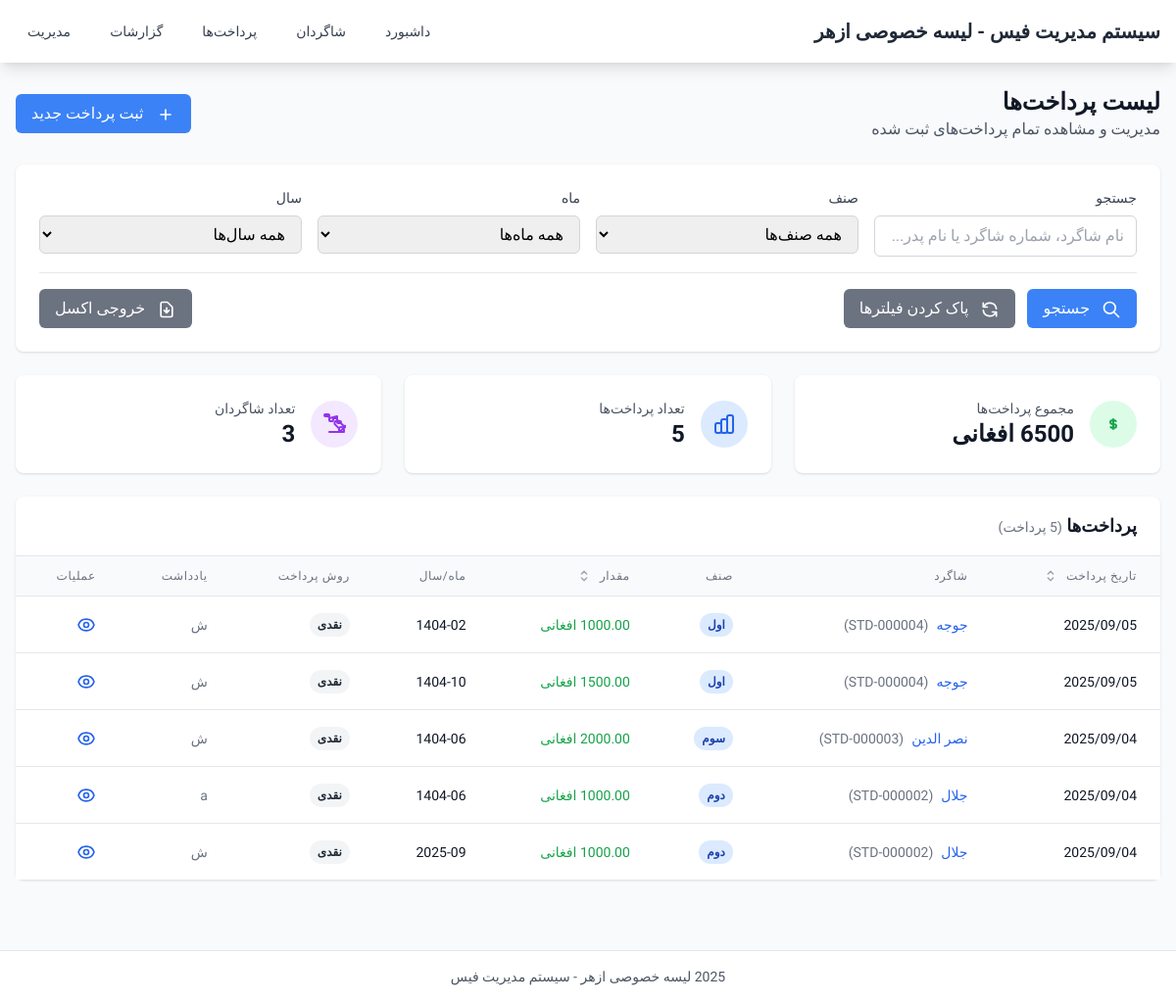
/payments/, run on an earlier commit of the app's database.
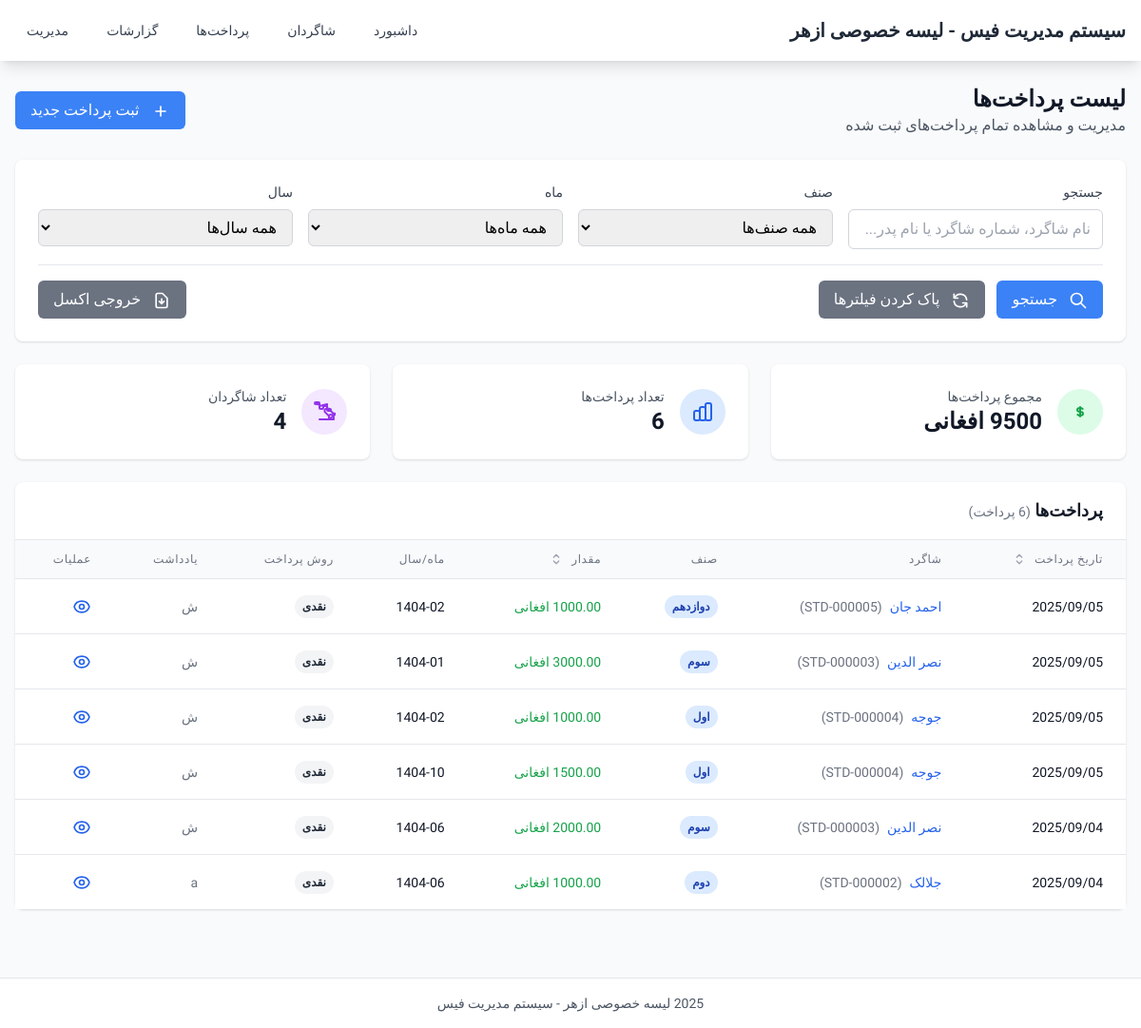
And on a later commit of the database.
### school_management/models.py (models this page shows, shortened)
class FeePayment(models.Model):
    PAYMENT_METHODS = [
        ('نقدی', 'نقدی'),
        ('چک', 'چک'),
        ('انتقال بانکی', 'انتقال بانکی'),
    ]
    student = models.ForeignKey(
        Student,
        on_delete=models.CASCADE,
        related_name='payments',
        verbose_name="شاگرد"
    )
    payment_date = models.DateField(
        default=timezone.now,
        verbose_name="تاریخ پرداخت"
    )
    amount = models.DecimalField(
        max_digits=10,
        decimal_places=2,
        validators=[MinValueValidator(Decimal('0.01'))],
        verbose_name="مقدار"
    )
    month_year = models.CharField(
        max_length=7,
        help_text="فرمت: YYYY-MM",
        verbose_name="ماه/سال"
    )
    payment_method = models.CharField(
        max_length=20,
        choices=PAYMENT_METHODS,
        default='نقدی',
        verbose_name="طریقه پرداخت"
    )
    notes = models.TextField(
        blank=True,
        null=True,
        verbose_name="یادداشت"
    )
    created_at = models.DateTimeField(
        auto_now_add=True,
        verbose_name="تاریخ ایجاد"
    )
    class Meta:
        verbose_name = "پرداخت فیس"
        verbose_name_plural = "پرداخت‌های فیس"
        ordering = ['-payment_date']

class Student(models.Model):
    student_id = models.CharField(
        max_length=50,
        unique=True,
        verbose_name="شماره شاگرد",
        blank=True,
        null=True,
        editable=False,
    )
    name = models.CharField(
        max_length=255,
        verbose_name="نام شاگرد"
    )
    father_name = models.CharField(
        max_length=255,
        verbose_name="نام پدر"
    )
    class_name = models.CharField(
        max_length=100,
        verbose_name="صنف"
    )
    phone = models.CharField(
        max_length=20,
        blank=True,
        null=True,
        verbose_name="تلفن"
    )
    monthly_fee = models.DecimalField(
        max_digits=10,
        decimal_places=2,
        validators=[MinValueValidator(Decimal('0.01'))],
        verbose_name="فیس ماهانه"
    )
    registration_date = models.DateField(
        default=timezone.now,
        verbose_name="تاریخ ثبت نام"
    )
    is_active = models.BooleanField(
        default=True,
        verbose_name="فعال"
    )
    created_at = models.DateTimeField(
        auto_now_add=True,
        verbose_name="تاریخ ایجاد"
    )
    updated_at = models.DateTimeField(
        auto_now=True,
        verbose_name="تاریخ به روز رسانی"
    )
    class Meta:
        verbose_name = "شاگرد"
        verbose_name_plural = "شاگردان"
        ordering = ['name']

### school_management/views.py (the view, shortened to what this page needs)
# urls.py: path('payments/', views.payment_list, name='payment_list'),
def payment_list(request):
    qs = FeePayment.objects.select_related('student')
    search = request.GET.get('search', '').strip()
    class_filter = request.GET.get('class', '').strip()
    month = request.GET.get('month', '').strip()
    year = request.GET.get('year', '').strip()
    student_id = request.GET.get('student', '').strip()
    if search:
        qs = qs.filter(
            Q(student__name__icontains=search) |
            Q(student__student_id__icontains=search) |
            Q(student__father_name__icontains=search)
        )
    if class_filter:
        qs = qs.filter(student__class_name=class_filter)
    try:
        month_int = int(month) if month else None
    except ValueError:
        month_int = None
    try:
        year_int = int(year) if year else None
    except ValueError:
        year_int = None
    if year_int and month_int:
        qs = qs.filter(month_year=f"{year_int}-{month_int:02d}")
    elif year_int:
        qs = qs.filter(month_year__startswith=f"{year_int}-")
    elif month_int:
        qs = qs.filter(month_year__endswith=f"-{month_int:02d}")
    if student_id:
        qs = qs.filter(student_id=student_id)
    sort = request.GET.get('sort', 'payment_date')
    sort_dir = request.GET.get('dir', 'desc')
    sort_map = {
        'payment_date': 'payment_date',
        'amount': 'amount',
    }
    sort_field = sort_map.get(sort, 'payment_date')
    if sort_dir == 'asc':
        qs = qs.order_by(sort_field, '-id')
    else:
        qs = qs.order_by(f'-{sort_field}', '-id')
    aggregate = qs.aggregate(
        total_amount=Sum('amount'),
        payments_count=Count('id'),
        unique_students=Count('student', distinct=True),
    )
    total_amount = aggregate['total_amount'] or Decimal('0.00')
    payments_count = aggregate['payments_count'] or 0
    unique_students = aggregate['unique_students'] or 0
    paginator = Paginator(qs, 20)
    page_number = request.GET.get('page')
    page_obj = paginator.get_page(page_number)
    class_choices = list(
        Student.objects.values_list('class_name', 'class_name').distinct().order_by('class_name')
    )
    month_choices = [
        (1, 'حمل'), (2, 'ثور'), (3, 'جوزا'), (4, 'سرطان'),
        (5, 'اسد'), (6, 'سنبله'), (7, 'میزان'), (8, 'عقرب'),
        (9, 'قوس'), (10, 'جدی'), (11, 'دلو'), (12, 'حوت')
    ]
    available_years = list(range(1300, 1601))
    context = {
        'page_obj': page_obj,
        'payments': page_obj,
        'total_amount': total_amount,
        'payments_count': payments_count,
        'unique_students': unique_students,
        'class_choices': class_choices,
        'month_choices': month_choices,
        'available_years': available_years,
        'students': Student.objects.filter(is_active=True).order_by('name'),
        'selected_student': student_id,
    }
    return render(request, 'school_management/payment_list.html', context)

### templates/school_management/payment_list.html (shortened to what the changed rows need)
{% extends 'base.html' %}
{% block content %}
<div class="space-y-6">
    <div class="flex items-center justify-between">
        <div>
            <h2 class="text-2xl font-bold text-gray-900">لیست پرداخت‌ها</h2>
        </div>
    </div>
    {% if payments %}
    <div class="grid grid-cols-1 md:grid-cols-3 gap-6">
        <div class="bg-white rounded-lg shadow p-6">
            <div class="flex items-center">
                <div class="p-3 rounded-full bg-green-100 text-green-600">
                    <svg class="w-6 h-6" fill="none" stroke="currentColor" viewBox="0 0 24 24">
                        <path stroke-linecap="round" stroke-linejoin="round" stroke-width="2"
                            d="M12 8c-1.657 0-3 .895-3 2s1.343 2 3 2 3 .895 3 2-1.343 2-3 2m0-8c1.11 0 2.08.402 2.599 1M12 8V7m0 1v8m0 0v1m0-1c-1.11 0-2.08-.402-2.599-1">
                        </path>
                    </svg>
                </div>
                <div class="mr-4">
                    <p class="text-sm font-medium text-gray-600">مجموع پرداخت‌ها</p>
                    <p class="text-2xl font-bold text-gray-900">{{ total_amount }} افغانی</p>
                </div>
            </div>
        </div>
        <div class="bg-white rounded-lg shadow p-6">
            <div class="flex items-center">
                <div class="p-3 rounded-full bg-blue-100 text-blue-600">
                </div>
                <div class="mr-4">
                    <p class="text-sm font-medium text-gray-600">تعداد پرداخت‌ها</p>
                    <p class="text-2xl font-bold text-gray-900">{{ payments_count }}</p>
                </div>
            </div>
        </div>
        <div class="bg-white rounded-lg shadow p-6">
            <div class="flex items-center">
                <div class="p-3 rounded-full bg-purple-100 text-purple-600">
                </div>
                <div class="mr-4">
                    <p class="text-sm font-medium text-gray-600">تعداد شاگردان</p>
                    <p class="text-2xl font-bold text-gray-900">{{ unique_students }}</p>
                </div>
            </div>
        </div>
    </div>
    {% endif %}
    <div class="bg-white rounded-lg shadow">
        {% if payments %}
        <div class="overflow-x-auto">
            <table class="min-w-full divide-y divide-gray-200">
                <thead class="bg-gray-50">
                    <tr>
                        <th class="px-6 py-3 text-right text-xs font-medium text-gray-500 uppercase tracking-wider">
                            <a href="?{{ request.GET.urlencode }}&sort=payment_date" class="group inline-flex">
                                تاریخ پرداخت
                                <svg class="mr-2 h-4 w-4 text-gray-400 group-hover:text-gray-500" fill="none"
                                    stroke="currentColor" viewBox="0 0 24 24">
                                    <path stroke-linecap="round" stroke-linejoin="round" stroke-width="2"
                                        d="M8 9l4-4 4 4m0 6l-4 4-4-4"></path>
                                </svg>
                            </a>
                        </th>
                        <th class="px-6 py-3 text-right text-xs font-medium text-gray-500 uppercase tracking-wider">
                            شاگرد</th>
                        <th class="px-6 py-3 text-right text-xs font-medium text-gray-500 uppercase tracking-wider">صنف
                        </th>
                        <th class="px-6 py-3 text-right text-xs font-medium text-gray-500 uppercase tracking-wider">
                            <a href="?{{ request.GET.urlencode }}&sort=amount" class="group inline-flex">
                                مقدار
                                <svg class="mr-2 h-4 w-4 text-gray-400 group-hover:text-gray-500" fill="none"
                                    stroke="currentColor" viewBox="0 0 24 24">
                                    <path stroke-linecap="round" stroke-linejoin="round" stroke-width="2"
                                        d="M8 9l4-4 4 4m0 6l-4 4-4-4"></path>
                                </svg>
                            </a>
                        </th>
                        <th class="px-6 py-3 text-right text-xs font-medium text-gray-500 uppercase tracking-wider">
                            ماه/سال</th>
                        <th class="px-6 py-3 text-right text-xs font-medium text-gray-500 uppercase tracking-wider">روش
                            پرداخت</th>
                        <th class="px-6 py-3 text-right text-xs font-medium text-gray-500 uppercase tracking-wider">
                            یادداشت</th>
                        <th class="px-6 py-3 text-right text-xs font-medium text-gray-500 uppercase tracking-wider">
                            عملیات</th>
                    </tr>
                </thead>
                <tbody class="bg-white divide-y divide-gray-200">
                    {% for payment in payments %}
                    <tr class="hover:bg-gray-50">
                        <td class="px-6 py-4 whitespace-nowrap text-sm text-gray-900">
                            {{ payment.payment_date|date:"Y/m/d" }}
                        </td>
                        <td class="px-6 py-4 whitespace-nowrap">
                            <div class="flex items-center">
                                <div class="text-sm font-medium text-gray-900">
                                    <a href="{% url 'student_detail' payment.student.pk %}"
                                        class="text-blue-600 hover:text-blue-900">
                                        {{ payment.student.name }}
                                    </a>
                                </div>
                                <div class="text-sm text-gray-500 mr-2">
                                    ({{ payment.student.student_id }})
                                </div>
                            </div>
                        </td>
                        <td class="px-6 py-4 whitespace-nowrap">
                            <span
                                class="inline-flex px-2 py-1 text-xs font-semibold rounded-full bg-blue-100 text-blue-800">
                                {{ payment.student.class_name }}
                            </span>
                        </td>
                        <td class="px-6 py-4 whitespace-nowrap text-sm font-medium text-green-600">
                            {{ payment.amount }} افغانی
                        </td>
                        <td class="px-6 py-4 whitespace-nowrap text-sm text-gray-900">
                            {{ payment.month_year }}
                        </td>
                        <td class="px-6 py-4 whitespace-nowrap">
                            <span
                                class="inline-flex px-2 py-1 text-xs font-semibold rounded-full bg-gray-100 text-gray-800">
                                {{ payment.payment_method }}
                            </span>
                        </td>
                        <td class="px-6 py-4 text-sm text-gray-500 max-w-xs truncate">
                            {{ payment.notes|default:"-" }}
                        </td>
                        <td class="px-6 py-4 whitespace-nowrap text-sm font-medium">
                            <div class="flex space-x-2 space-x-reverse">
                                <a href="{% url 'student_detail' payment.student.pk %}"
                                    class="text-blue-600 hover:text-blue-900" title="مشاهده شاگرد">
                                </a>
                            </div>
                        </td>
                    </tr>
                    {% endfor %}
                </tbody>
            </table>
        </div>
        {% endif %}
    </div>
</div>
{% endblock %}

What changed in the data, as far as the page shows it:
removed FeePayment: payment_date "2025/09/04", student.name "جلال", student.student_id "STD-000002", student.class_name "دوم", month_year "2025-09", payment_method "نقدی", notes "ش"
added FeePayment: payment_date "2025/09/05", student.name "احمد جان", student.student_id "STD-000005", student.class_name "دوازدهم", month_year "1404-02", payment_method "نقدی", notes "ش"
added FeePayment: payment_date "2025/09/05", student.name "نصر الدین", student.student_id "STD-000003", student.class_name "سوم", month_year "1404-01", payment_method "نقدی", notes "ش"
changed through a linked row, FeePayment "STD-000002": student.name "جلال" → "جلالک"
Also different on the page:
{{ payments_count }}: "5" → "6"
{{ unique_students }}: "3" → "4"
